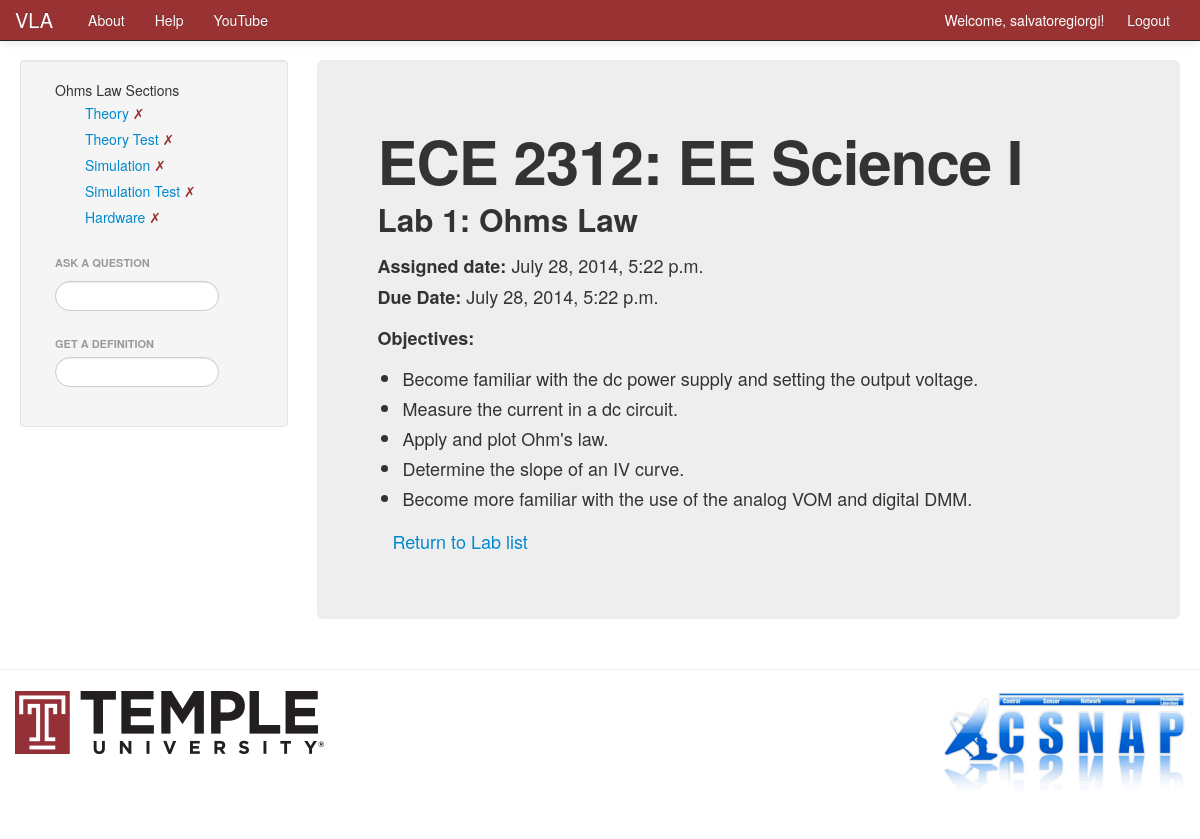
/VLA/course/EE_Science_I/Ohms_Law/ (signed in), run on an earlier commit of the app's database.
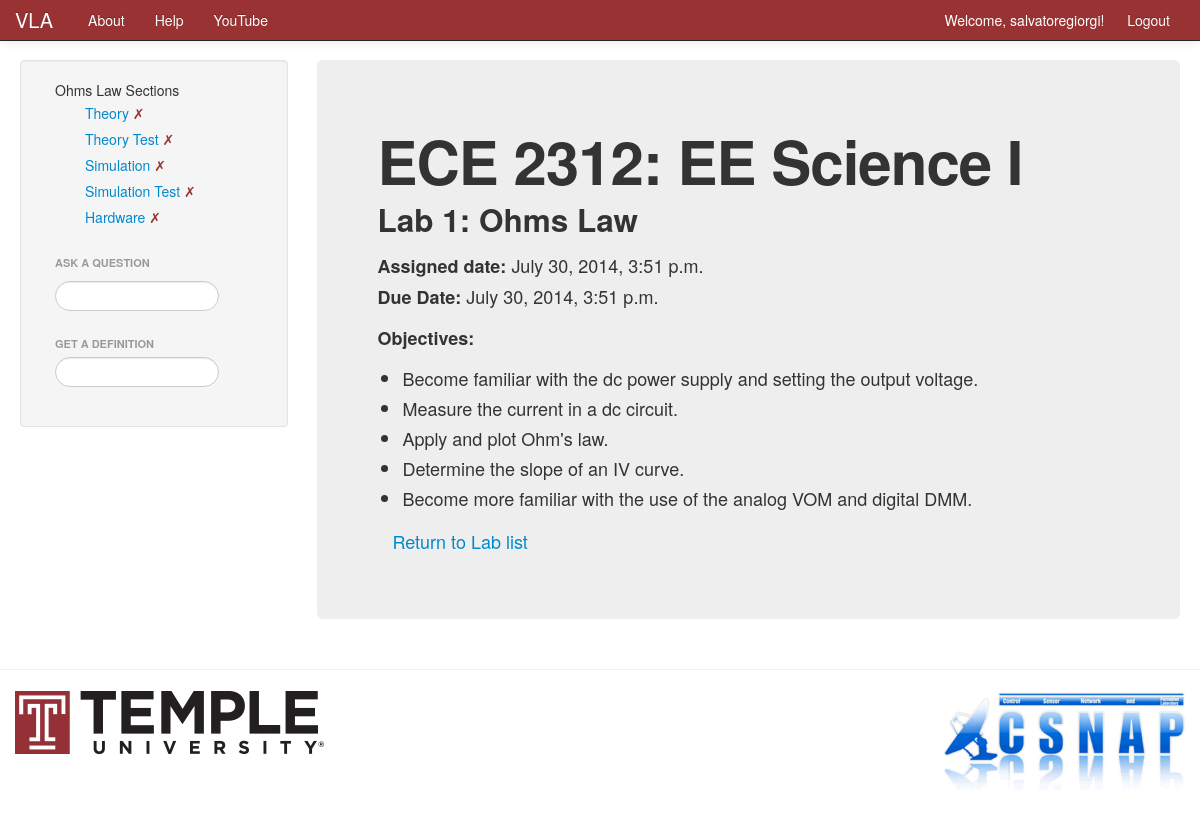
And on a later commit of the database.
### VLA/models.py (models this page shows, shortened)
class Laboratory(models.Model):
    course = models.ForeignKey(Course)
    name = models.CharField(max_length=128)
    start_date = models.DateTimeField('Date Assigned', blank=True, null=True)
    due_date = models.DateTimeField('Date Due', blank=True, null=True)
    is_completed = models.BooleanField(default=False)
    lab_number = models.IntegerField(default=0)
    views = models.IntegerField(default=0)

### VLA/views.py (the view)
# urls.py: url(r'^course/(?P<course_name_url>\w+)/(?P<lab_name_url>\w+)/$', views.lab, name='lab'),
def lab(request, course_name_url, lab_name_url):
    lab_name = lab_name_url.replace('_', ' ')
    course_name = course_name_url.replace('_', ' ')
    context_dict = {'lab_name': lab_name}
    context_dict['def_searched'] = False
    context_dict['def_list'] = Node.objects.all()
    try:
        course = Course.objects.get(name=course_name)
        lab = Laboratory.objects.filter(course=course).get(name=lab_name)
        lab.url = lab_name_url
        course.url = course_name_url
        context_dict['lab'] = lab
        context_dict['course'] = course
        context_dict['objectives'] = LabObjective.objects.filter(lab=lab)
        context_dict = get_sections(context_dict, lab)
    except Course.DoesNotExist:
        pass
    if not request.user.is_authenticated():
        return render(request, 'VLA/login.html')
    else:
        return render(request, 'VLA/lab.html', context_dict)

### VLA/templates/VLA/lab.html (shortened to what this page needs)
{% extends 'VLA/base.html' %}
{% block sidetitle %}{{ lab_name }} Sections{% endblock %}
{% block sidebar %}
    {% include 'VLA/lab_section_list.html' with labs=labs %}
{% endblock %}
{% block body_block %}
<div class="hero-unit">
    <h1>{{ course.subj }} {{ course.course_number }}: {{ course.name }}</h1>
    <h2>Lab {{ lab.lab_number }}: {{ lab.name }}</h2>
    {% if lab.start_date %}
    <p><b>Assigned date:</b> {{ lab.start_date }}
    {% endif %}
    {% if lab.due_date %}
    <br><b>Due Date:</b> {{ lab.due_date }}
    {% endif %}
    {% if objectives %}<p><b>Objectives:</b>
        <ul>
        {% for objective in objectives %}
            <li>{{ objective.objective }}</li>
        {% endfor %}
        </ul>
    {% endif %}
    <ul class="nav nav-list">
        <li><a href="/VLA/course/{{ course.url }}/">Return to Lab list</a></li>
    </ul>
</div>
{% endblock %}

What changed in the data, as far as the page shows it:
changed Laboratory "Ohms Law": start_date "July 28, 2014, 5:22 p.m." → "July 30, 2014, 3:51 p.m."; due_date "July 28, 2014, 5:22 p.m." → "July 30, 2014, 3:51 p.m."
